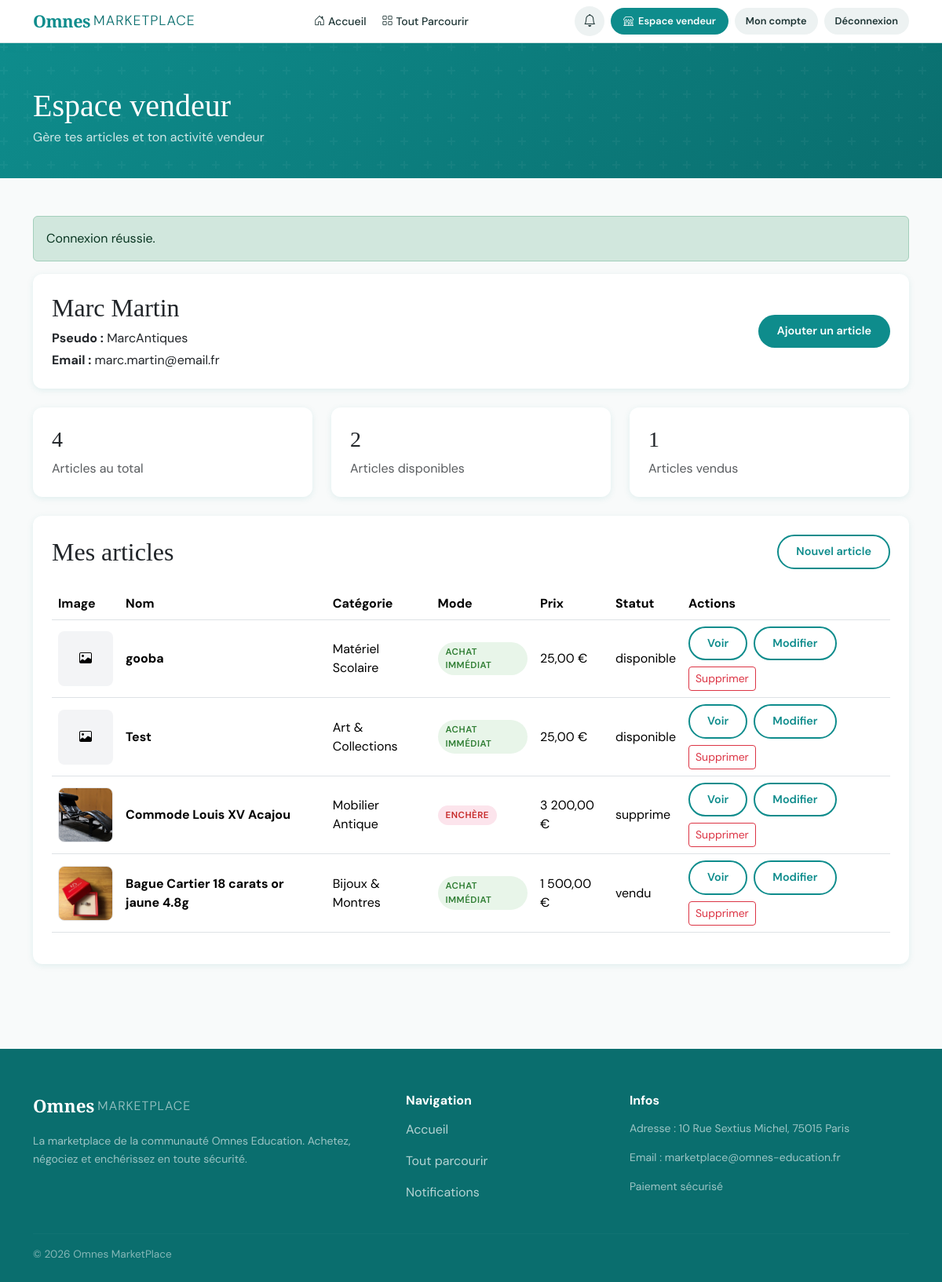
/seller.php (signed in), run on the app's committed database.
### tables this page shows
CREATE TABLE `vendeur` (
  `idVendeur` int(11) NOT NULL,
  `pseudo` varchar(100) NOT NULL,
  `nom` varchar(100) NOT NULL,
  `prenom` varchar(100) NOT NULL,
  `email` varchar(150) NOT NULL,
  `mot_de_passe` varchar(255) NOT NULL,
  `photo_profil` varchar(255) DEFAULT NULL,
  `image_fond` varchar(255) DEFAULT NULL,
  `statut_compte` enum('actif','suspendu','supprime') DEFAULT 'actif',
  `idAdmin` int(11) NOT NULL COMMENT 'Vendeur géré par cet admin',
  `created_at` timestamp NOT NULL DEFAULT CURRENT_TIMESTAMP
);

CREATE TABLE `article` (
  `idArticle` int(11) NOT NULL,
  `nom` varchar(200) NOT NULL,
  `description_qualite` text,
  `description_defaut` text,
  `prix_base` decimal(10,2) NOT NULL,
  `mode_vente` enum('immediat','negotiation','enchere') NOT NULL,
  `status` enum('disponible','vendu','en_cours','supprime') DEFAULT 'disponible',
  `date_publication` datetime DEFAULT CURRENT_TIMESTAMP,
  `date_debut_enchere` datetime DEFAULT NULL,
  `date_fin_enchere` datetime DEFAULT NULL,
  `video_url` varchar(255) DEFAULT NULL,
  `idVendeur` int(11) NOT NULL,
  `idCategorie` int(11) NOT NULL
);

CREATE TABLE `categorie` (
  `idCategorie` int(11) NOT NULL,
  `libelle` varchar(150) NOT NULL,
  `type_marchandise` enum('rare','haute_gamme','regulier') NOT NULL
);

### seller.php (the view, shortened to what the rows shown need)
<?php
require_once __DIR__ . '/includes/helpers.php';
require_once __DIR__ . '/includes/ui.php';
$pdo = db();
$idVendeur = currentUserId();
$stmt = $pdo->prepare("SELECT * FROM vendeur WHERE idVendeur = ? LIMIT 1");
$stmt->execute([$idVendeur]);
$vendeur = $stmt->fetch();
$stmt = $pdo->prepare("
    SELECT
        a.*,
        c.libelle AS categorie_libelle,
        (
            SELECT url_photo
            FROM photo_article pa
            WHERE pa.idArticle = a.idArticle
            ORDER BY ordre ASC
            LIMIT 1
        ) AS photo
    FROM article a
    LEFT JOIN categorie c ON a.idCategorie = c.idCategorie
    WHERE a.idVendeur = ?
    ORDER BY a.idArticle DESC
");
$stmt->execute([$idVendeur]);
$articles = $stmt->fetchAll();
renderHead('Espace vendeur - Omnes MarketPlace');
?>
<div class="page-hero">
    <div class="container">
        <h1 class="mt-2 mb-1">Espace vendeur</h1>
    </div>
</div>
<div class="container py-5">
    <div class="card card-omnes p-4 mb-4">
        <div class="row align-items-center">
            <div class="col-md-8">
                <h2 class="font-display mb-2">
                    <?= h(($vendeur['prenom'] ?? '') . ' ' . ($vendeur['nom'] ?? '')) ?>
                </h2>
                <p class="mb-1"><strong>Pseudo :</strong> <?= h($vendeur['pseudo'] ?? '') ?></p>
                <p class="mb-0"><strong>Email :</strong> <?= h($vendeur['email'] ?? '') ?></p>
            </div>
        </div>
    </div>
    <div class="card card-omnes p-4">
        <div class="d-flex justify-content-between align-items-center mb-4">
            <h2 class="font-display mb-0">Mes articles</h2>
        </div>
        <?php if (empty($articles)): ?>
            <p class="mb-0">Tu n’as encore publié aucun article.</p>
        <?php else: ?>
            <div class="table-responsive">
                <table class="table align-middle">
                    <thead>
                        <tr>
                            <th>Image</th>
                            <th>Nom</th>
                            <th>Catégorie</th>
                            <th>Mode</th>
                            <th>Prix</th>
                            <th>Statut</th>
                            <th>Actions</th>
                        </tr>
                    </thead>
                    <tbody>
                        <?php foreach ($articles as $article): ?>
                            <?php $imageUrl = articleImageUrl($article['photo'] ?? '', $article['nom'] ?? ''); ?>
                            <tr>
                                <td>
                                    <?php if ($imageUrl !== ''): ?>
                                        <img src="<?= h($imageUrl) ?>"
                                             alt="<?= h($article['nom']) ?>"
                                             style="width:70px;height:70px;object-fit:cover;border-radius:8px;border:1px solid #e5e7eb;">
                                    <?php else: ?>
                                        <div style="width:70px;height:70px;border-radius:8px;background:#f3f4f6;display:flex;align-items:center;justify-content:center;">
                                            <i class="bi bi-image"></i>
                                        </div>
                                    <?php endif; ?>
                                </td>
                                <td>
                                    <strong><?= h($article['nom']) ?></strong>
                                </td>
                                <td><?= h($article['categorie_libelle'] ?? 'Non renseignée') ?></td>
                                <td><?= renderModeBadge($article['mode_vente']) ?></td>
                                <td><?= formatPrix((float)$article['prix_base']) ?></td>
                                <td><?= h($article['status']) ?></td>
                                <td>
                                    <div class="d-flex flex-wrap gap-2">
                                        <a href="<?= BASE_URL ?>/article-detail.php?id=<?= (int)$article['idArticle'] ?>" class="btn btn-sm btn-outline-omnes">
                                            Voir
                                        </a>
                                        <a href="<?= BASE_URL ?>/edit-article.php?id=<?= (int)$article['idArticle'] ?>" class="btn btn-sm btn-outline-omnes">
                                            Modifier
                                        </a>
                                        <a href="<?= BASE_URL ?>/delete-article.php?id=<?= (int)$article['idArticle'] ?>"
                                           class="btn btn-sm btn-outline-danger"
                                           onclick="return confirm('Supprimer cet article ?');">
                                            Supprimer
                                        </a>
                                    </div>
                                </td>
                            </tr>
                        <?php endforeach; ?>
                    </tbody>
                </table>
            </div>
        <?php endif; ?>
    </div>
</div>
<?php renderFooter(); ?>

### includes/ui.php (shortened to what the rows shown need)
<?php
require_once __DIR__ . '/helpers.php';
function renderHead(string $title): void
{
    ?>
    <!DOCTYPE html>
    <html lang="fr">
    <head>
        <link href="https://cdn.jsdelivr.net/npm/bootstrap@5.3.3/dist/css/bootstrap.min.css" rel="stylesheet">
        <link href="https://cdn.jsdelivr.net/npm/bootstrap-icons@1.11.3/font/bootstrap-icons.css" rel="stylesheet">
        <link href="<?= BASE_URL ?>/assets/css/style.css" rel="stylesheet">
    </head>
    <body>
    <?php
}
    ?>
    <?php
function renderModeBadge(string $mode): string
{
    $classes = [
        'immediat' => 'badge-immediat',
        'negotiation' => 'badge-negotiation',
        'enchere' => 'badge-enchere'
    ];
    $labels = [
        'immediat' => 'Achat immédiat',
        'negotiation' => 'Négociation',
        'enchere' => 'Enchère'
    ];
    $class = $classes[$mode] ?? 'badge-regulier';
    $label = $labels[$mode] ?? $mode;
    return '<span class="mode-badge ' . $class . '">' . h($label) . '</span>';
}
    ?>
    <?php
function renderFooter(): void
{
    ?>
    </body>
    </html>
    <?php
}

### data on the page
vendeur: prenom+nom "Marc Martin", pseudo "MarcAntiques", email "marc.martin@email.fr"
article: nom "gooba", idCategorie.libelle "Matériel Scolaire", mode_vente "ACHAT IMMÉDIAT", prix_base "25,00 €", status "disponible"
article: nom "Test", idCategorie.libelle "Art & Collections", mode_vente "ACHAT IMMÉDIAT", prix_base "25,00 €", status "disponible"
article: shows a picture, nom "Commode Louis XV Acajou", idCategorie.libelle "Mobilier Antique", mode_vente "ENCHÈRE", prix_base "3 200,00 €", status "supprime"
article: shows a picture, nom "Bague Cartier 18 carats or jaune 4.8g", idCategorie.libelle "Bijoux & Montres", mode_vente "ACHAT IMMÉDIAT", prix_base "1 500,00 €", status "vendu"

### other printed values
$success "Connexion réussie."
$nbArticles "4"
$nbDisponibles "2"
$nbVendus "1"
